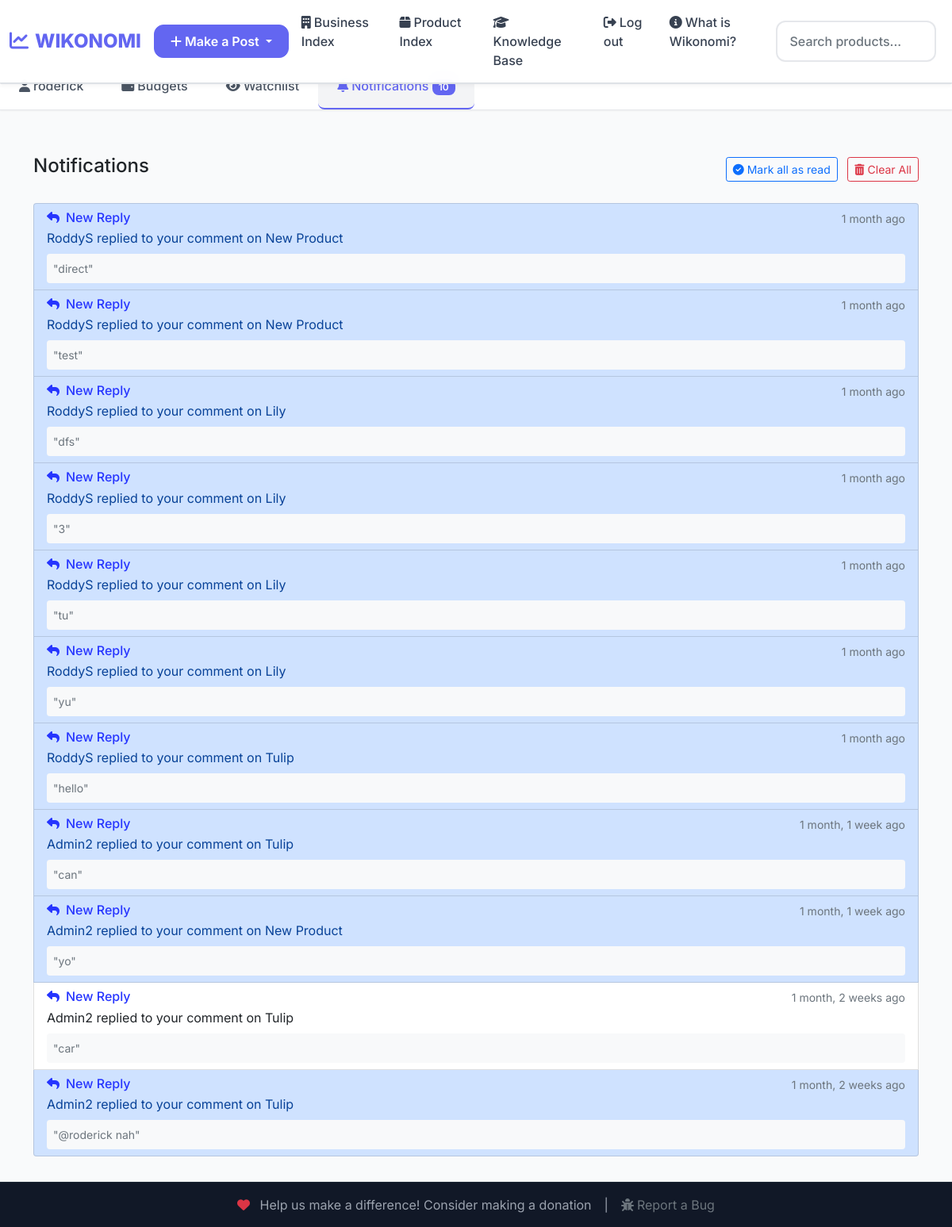
Page /notifications/ (signed in) on the earlier database version.
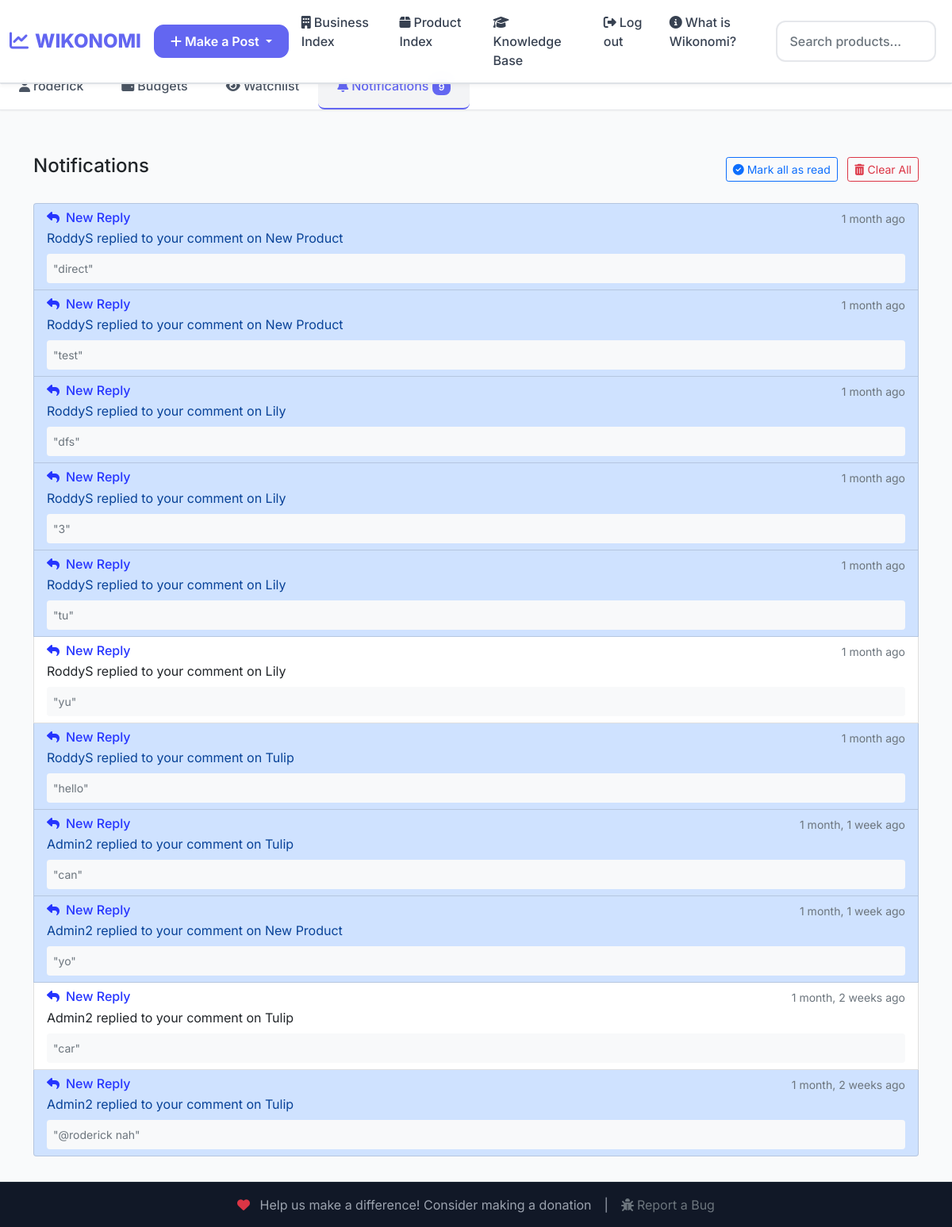
Same page on the later database version.
### Notification/models.py (models this page shows, shortened)
class Notification(models.Model):
    PRICE_CHANGE = 'price_change'
    PRICE_DROP = 'price_drop'
    COMMENT_REPLY = 'comment_reply'
    NEW_COMMENT = 'new_comment'
    NEW_ANSWER = 'new_answer'
    ANSWER_ACCEPTED = 'answer_accepted'
    ANSWER_COMMENT = 'answer_comment'
    POST_COMMENT = 'post_comment'
    POST_REPLY = 'post_reply'
    POST_LIKE = 'post_like'
    BUSINESS_REVIEW = 'business_review'
    BUSINESS_REPLY = 'business_reply'
    NEW_FOLLOWER = 'new_follower'
    NOTIFICATION_TYPES = [
        (PRICE_CHANGE, 'Price Change'),
        (PRICE_DROP, 'Price Drop'),
        (COMMENT_REPLY, 'Comment Reply'),
        (NEW_COMMENT, 'New Comment'),
        (NEW_ANSWER, 'New Answer'),
        (ANSWER_ACCEPTED, 'Answer Accepted'),
        (ANSWER_COMMENT, 'Answer Comment'),
        (POST_COMMENT, 'Post Comment'),
        (POST_REPLY, 'Post Reply'),
        (POST_LIKE, 'Post Like'),
        (BUSINESS_REVIEW, 'Business Review'),
        (BUSINESS_REPLY, 'Business Reply'),
        (NEW_FOLLOWER, 'New Follower'),
    ]
    user = models.ForeignKey(
        User,
        on_delete=models.CASCADE,
        related_name='notifications'
    )
    notification_type = models.CharField(
        max_length=20,
        choices=NOTIFICATION_TYPES
    )
    is_read = models.BooleanField(default=False)
    created_at = models.DateTimeField(default=timezone.now)
    product = models.ForeignKey(
        Product,
        on_delete=models.CASCADE,
        null=True,
        blank=True,
        related_name='notifications'
    )
    comment = models.ForeignKey(
        ProductComment,
        on_delete=models.CASCADE,
        null=True,
        blank=True,
        related_name='notifications'
    )
    question = models.ForeignKey(
        'QA.Question',
        on_delete=models.CASCADE,
        null=True,
        blank=True,
        related_name='notifications'
    )
    post = models.ForeignKey(
        'Post.Post',
        on_delete=models.CASCADE,
        null=True,
        blank=True,
        related_name='notifications'
    )
    business = models.ForeignKey(
        'Business.Business',
        on_delete=models.CASCADE,
        null=True,
        blank=True,
        related_name='notifications'
    )
    answer = models.ForeignKey(
        'QA.Answer',
        on_delete=models.CASCADE,
        null=True,
        blank=True,
        related_name='notifications'
    )
    data = models.JSONField(default=dict, blank=True)
    class Meta:
        ordering = ['-created_at']
        indexes = [
            models.Index(fields=['user', 'is_read']),
            models.Index(fields=['created_at']),
        ]

### Product/models.py (models this page shows, shortened)
class Product(models.Model):
    name = models.CharField(max_length=100)
    price = models.FloatField()
    description = models.TextField(max_length=300,blank=True)
    business  = models.ForeignKey(Business,on_delete=models.CASCADE, null=True)
    author = models.ForeignKey(User,on_delete=models.SET_NULL,null=True)
    is_public = models.BooleanField(default=True)
    date_created = models.DateTimeField(default=timezone.now)
    date_updated = models.DateTimeField(default=timezone.now, editable=False)
    location = models.ForeignKey(Location,on_delete=models.SET_NULL,null=True,blank=True)

### Notification/views.py (the view)
# urls.py: path('notifications/', views.notification_list, name='list'),
@login_required
def notification_list(request):
    notifications = Notification.objects.filter(user=request.user).order_by('-created_at')
    return render(request, 'Notification/notification_list.html', {'notifications': notifications})

### Home/templatetags/extra_date_filters.py (called while the page is built)
@register.filter(name="anyNotification")
def anyNotification(user):
    if not user.is_authenticated:
        return 0
    return Notification.objects.filter(user=user, is_read=False).count()

### Notification/templates/Notification/notification_list.html (shortened to what the changed rows need)
{% extends "Home/base.html" %}
{% block content %}
<div class="container mt-4">
    <div class="list-group">
        {% for notification in notifications %}
            <a href="{% url 'Notification:mark_read' notification.id %}"
               class="list-group-item list-group-item-action {% if not notification.is_read %}list-group-item-primary{% endif %}">
                <div class="d-flex w-100 justify-content-between">
                    <h6 class="mb-1">
                        {% if notification.notification_type == 'price_change' %}
                            <i class="fas fa-tag me-2"></i>Price Update
                        {% elif notification.notification_type == 'price_drop' %}
                            <i class="fas fa-arrow-down me-2 text-danger"></i>Price Drop!
                        {% elif notification.notification_type == 'comment_reply' or notification.notification_type == 'post_reply' or notification.notification_type == 'business_reply' %}
                            <i class="fas fa-reply me-2"></i>New Reply
                        {% elif notification.notification_type == 'new_comment' or notification.notification_type == 'post_comment' or notification.notification_type == 'answer_comment' or notification.notification_type == 'business_review' %}
                            <i class="fas fa-comment me-2"></i>New Comment
                        {% elif notification.notification_type == 'new_answer' %}
                            <i class="fas fa-question-circle me-2"></i>New Answer
                        {% elif notification.notification_type == 'answer_accepted' %}
                            <i class="fas fa-check-circle me-2 text-success"></i>Answer Accepted
                        {% elif notification.notification_type == 'post_like' %}
                            <i class="fas fa-heart me-2 text-danger"></i>New Like
                        {% elif notification.notification_type == 'new_follower' %}
                            <i class="fas fa-user-plus me-2 text-primary"></i>New Follower
                        {% endif %}
                    </h6>
                    <small class="text-muted">{{ notification.created_at|timesince }} ago</small>
                </div>
                <p class="mb-1">
                    {% if notification.notification_type == 'price_change' or notification.notification_type == 'price_drop' %}
                        Price of {{ notification.product.name }} changed from
                        ${{ notification.data.old_price }} to ${{ notification.data.new_price }}
                        ({{ notification.data.change_percent|floatformat:2 }}%)
                    {% elif notification.notification_type == 'comment_reply' %}
                        {{ notification.data.replier_username }} replied to your comment on {{ notification.product.name }}
                    {% elif notification.notification_type == 'new_comment' %}
                        {{ notification.data.commenter_username }} commented on {{ notification.product.name }}
                    {% elif notification.notification_type == 'post_comment' %}
                        {{ notification.data.commenter_username }} commented on your post
                    {% elif notification.notification_type == 'post_reply' %}
                        {{ notification.data.replier_username }} replied to your comment on a post
                    {% elif notification.notification_type == 'post_like' %}
                        {{ notification.data.liker_username }} liked your post
                    {% elif notification.notification_type == 'new_answer' %}
                        {{ notification.data.answerer_username }} answered your question "{{ notification.data.question_title }}"
                    {% elif notification.notification_type == 'answer_accepted' %}
                        {{ notification.data.accepter_username }} accepted your answer to "
                        {% if notification.question %}{{ notification.question.title }}{% else %}a question{% endif %}"
                    {% elif notification.notification_type == 'answer_comment' %}
                        {{ notification.data.commenter_username }} commented on your answer
                    {% elif notification.notification_type == 'business_review' %}
                        {{ notification.data.commenter_username }} reviewed your business {{ notification.business.name }}
                    {% elif notification.notification_type == 'business_reply' %}
                        {{ notification.data.replier_username }} replied to your review on {{ notification.business.name }}
                    {% endif %}
                </p>
                {% if notification.data.comment_preview %}
                    <div class="mt-2 p-2 bg-light rounded text-muted small">
                        "{{ notification.data.comment_preview }}"
                    </div>
                {% elif notification.data.answer_preview %}
                     <div class="mt-2 p-2 bg-light rounded text-muted small">
                        "{{ notification.data.answer_preview }}"
                    </div>
                {% elif notification.comment and notification.comment.content %}
                    <div class="mt-2 p-2 bg-light rounded">
                        <small class="text-muted">"{{ notification.comment.content|truncatechars:100 }}"</small>
                    </div>
                {% endif %}
            </a>
        {% empty %}
            <div class="list-group-item text-center p-5 text-muted">
                <i class="fas fa-bell-slash fa-3x mb-3"></i>
                <p>You don't have any notifications yet.</p>
            </div>
        {% endfor %}
    </div>
</div>
{% endblock %}

### Home/templates/Home/base.html (shortened to what the changed rows need)
{% load static %}
{% load extra_date_filters %}
<!DOCTYPE html>
<html lang="" dir="ltr">
  <head>
    <link rel="stylesheet" href="{% static 'Home/bootstrap-5.0.0-dist/css/bootstrap.min.css' %}">
    <link rel="stylesheet" href="{% static 'Home/css/baseStyle.css' %}">
    <link rel="stylesheet" href="https://cdnjs.cloudflare.com/ajax/libs/font-awesome/6.4.0/css/all.min.css">
  </head>
  <body>
      {% if request.user.is_authenticated %}
        <div class="nav-scroller">
          <nav class="nav nav-underline" aria-label="Secondary navigation">
            <a class="nav-link {% if request.resolver_match.url_name == 'profile' %}active{% endif %}" href="{% url 'Profile:profile' %}">
              <i class="fas fa-user me-1"></i>{{request.user.username}}
            </a>
            <a class="nav-link {% if request.resolver_match.url_name == 'list' and request.resolver_match.namespace == 'Budget' %}active{% endif %}" href="{% url 'Budget:list' %}">
              <i class="fas fa-wallet me-1"></i>Budgets
            </a>
            <a class="nav-link {% if request.resolver_match.url_name == 'watchlist' %}active{% endif %}" href="{% url 'Follow:watchlist' %}">
              <i class="fas fa-eye me-1"></i>Watchlist
            </a>
            <a class="nav-link {% if request.resolver_match.url_name == 'list' and request.resolver_match.namespace == 'Notification' %}active{% endif %}" href="{% url 'Notification:list' %}">
              <i class="fas fa-bell me-1"></i>Notifications
              {% if request.user|anyNotification %}
              <span class="badge">{{request.user|anyNotification}}</span>
              {% endif %}
            </a>
          </nav>
        </div>
      {% endif %}
      <div id="content">
        <main class="main-container">
            {% block content %}{% endblock %}
        </main>
      </div>
  </body>
</html>

Differences in the rows shown:
changed Notification "yu": is_read False → True (drawn)
Other differences:
{{ request.user|anyNotification }}: "10" → "9"
